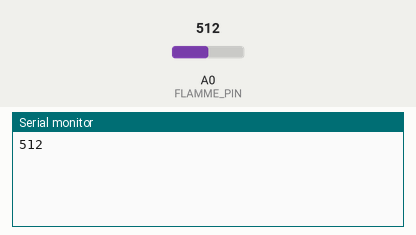
Bench run of a sketch on a simulated Arduino Uno, built with avr-gcc and run on an emulated ATmega328P. Shown: the last lines printed to the serial monitor. The inputs (shaded band) are chosen by the test bench; at power-on: A0 (FLAMME_PIN) = 512. No radio packets arrive unless stated.

Above: at 1.8 s.
1.9 s: A0 (FLAMME_PIN) set to 482
At 2.8 s:
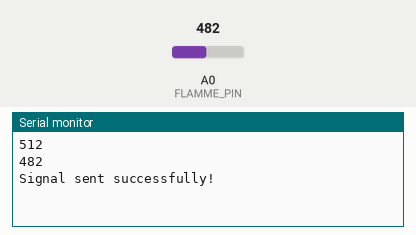
4.5 s: A0 (FLAMME_PIN) set to 510
At 5.8 s:
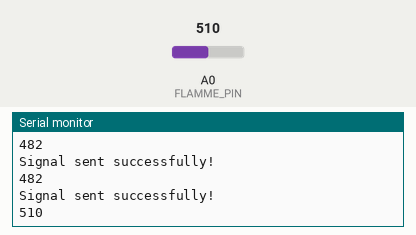
Timing chart, 0 to 7.5 s (numbered marks = the images above; inputs shaded):
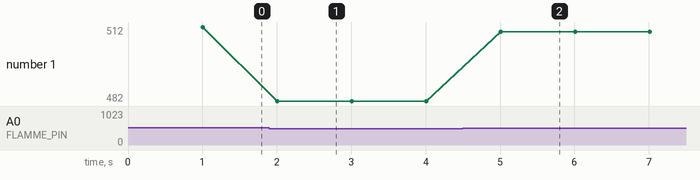

The sketch:

FlammeSensorModul.ino
```cpp
//kode for flammesensor modulen.
//Flammesensor modulen har to essensielle komponenter. 1. IR flammesensor. 2. NRF24L01 reciver/transmitter.
//Måten denne fungerer på: arduinonen sjekker om IR sensoren registrerer flamme, dette skjer 1 gang i sekundet.
//sålenge sensoren ikke registrerer flammer vil arduinoen ikke gjøre noe annet.
//når den registrerer en flamme vil den sende ett signal via NRF senderen til bevegelses Sensor modulen.
//sålenge den ser en flamme vil den fortsette å sende signal med ett intervall på 1 gang pr sekund.
//hvis den ikke ser en flamme vil den slutte å sende ut signaler.

#include <SPI.h> //inkluderer bibliotek for å kunne bruke NRF Sender/reciver samt radio metoder.
#include <RF24.h>


const int flameThreshold = 500; // int som man justerer etter øsnket sensitivitet. Brukes for å sette nivået for registrering av flamme.
//IR sensoren verdier ligger sirka på 25 og 300 den registrerer en flamme. Når den ikke registrerer flamme ligger den mellom 800 og 1000.
int FLAMME_PIN  = A0; //variabel som heter FLAMME_PIN som refererer til IR flammesensor.


// sedner/reciver deklerasjon.
RF24 radio(9, 10); // deklarerer NRF senderen som radio og kobler CE og CSN pins til pin 9 og 10.
const byte address[6] = "00001"; // lager adressen til "kanalen" som er hvilke kanal jeg øsnker og sende på. i dette tilfelle "00001".


void setup()  {
    Serial.begin(9600);
    pinMode(FLAMME_PIN, INPUT); //flamme sensor skal ta input.

    radio.begin();  // setter opp radio samt tillater meg å kalle på andre radio funskjoner fra bibloteket.
    radio.openWritingPipe(address);  // åpner en kanal/pipe for og sende data på. og bruker adress som er "00001"
    radio.setPALevel(RF24_PA_MIN);  // setter senderstyrken til det laveste for å minimere strøm bruk, samt trenger man mindre strøm for sending.
    radio.stopListening();  //radio stopper å lytte etter signaler, dette fordi vi bare ønsker å sende signaler med denne.
}


void loop() {//dette er hoved loopen som kjøres når arduinoen er påslått.
  if(sjekkFlamme()){ //bruker en if sjekk som finner ut om det er flamme.
    sendSignal(); //hvis det er flamme sender man signal via NRF sendere.
  }
  delay(1000);  //delayer arduinoen i 1 sekund. intervallen for å sjekke flamme blir da 1 sekunder, om det er flammer blir intervallet på signal senidngene være 1 pr sekund.
  Serial.println(analogRead(FLAMME_PIN)); //denne brukes for testing og debugging for de som jobber med koden, denne kan kommeneres ut (fjernes) når man leverer endelig produkt.
}


bool sjekkFlamme(){//egen metode for og sjekke flamme
    //analogread(FLAMME_PIN) vil gi åss en verdi mellom 0 og 1023.
    return analogRead(FLAMME_PIN) < flameThreshold; //I vårt tillfelle vil verdien til flammesensorern være lavere en flameThreshold når den registrerer en flamme.
    //sjekkFlamme metoden returnerer true hvis flammesensoren registrerer en flamme, hvis ikke returneres false.
  }


void sendSignal() {
  byte signal = 0;  //Det er ikke viktig hva jeg sender til den andre arduinoen, men heller at et signal sendes.
  //Derfor velger vi å sende en byte siden det er en liten mengden data (8 bits), dette gjør at det går fortere og bruker mindre strøm.

  bool harSendt = radio.write(&signal, sizeof(signal)); //i denne koden sender arduinoen ut signal til den andre arduinoen gjennom kanalen jeg åpnet i setup.
  // &signal gir minneadressen til hvor dataen til variabelen signal ligger, sizeof(signal) gir størrelsen på det som skal sendes. I dette tilfelle 1 byte.
  //harSendt er en bool som lagrer resultatet av radio.write() denne blir enten true(hvis signalet som ble sendt kom fram til motaker) eller false hvis noe gikk galt.

  if (harSendt) { //denne har ingen invirkning på den tenkiske løsningen men blir brukt til debugging og feilsøking.
    Serial.println("Signal sent successfully!"); //hvis man får sendt signal prnter man denne meldingen til monitor.
  } else {
    Serial.println("Signal failed to send");//hvis man ikke får sendt signal printer man denne medlingen til monitor
  }
}
```

Measured:
- the behaviour switches between 500 and 499 on A0 (FLAMME_PIN) (found by bisection; images 0 and 1)
- after the input at 1.9 s, the serial monitor: prints a new line after 0.11 s (image 1)
- after the input at 4.5 s, the serial monitor: prints a new line after 0.51 s (image 2)
- plotted number 1: 512 → 482 after the input at 1.9 s, 482 → 510 after the input at 4.5 s
